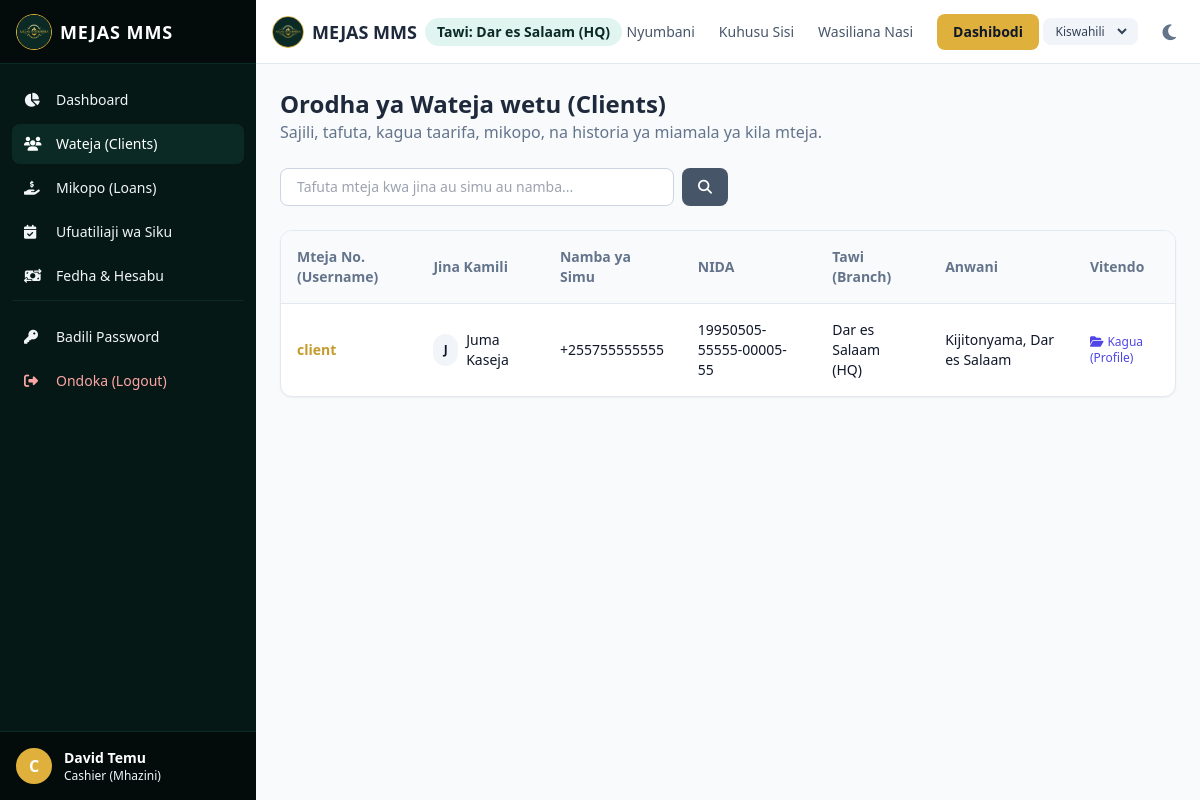
The app's page /sw/clients/ (signed in) with its own data.
### mms_app/models.py (models this page shows, shortened)
class User(AbstractUser):
    class Role(models.TextChoices):
        CEO = "CEO", _("CEO / Admin")
        ADMIN = "ADMIN", _("Administrator")
        MANAGER = "MANAGER", _("Manager")
        CASHIER = "CASHIER", _("Cashier (Mhazini)")
        OFFICER = "OFFICER", _("Loan Officer")
        CLIENT = "CLIENT", _("Mteja (Client)")
    role = models.CharField(
        _("User Role"),
        max_length=20,
        choices=Role.choices,
        default=Role.CLIENT,
    )
    branch = models.ForeignKey(
        Branch,
        on_delete=models.SET_NULL,
        null=True,
        blank=True,
        related_name="users",
        verbose_name=_("Branch"),
    )
    phone = models.CharField(_("Phone Number"), max_length=20, blank=True, null=True)
    nida = models.CharField(_("NIDA ID Number"), max_length=20, blank=True, null=True)
    photo = models.ImageField(_("Photo"), upload_to="user_photos/", blank=True, null=True)
    class Meta:
        verbose_name = _("User")
        verbose_name_plural = _("Users")

class Branch(models.Model):
    name = models.CharField(_("Branch Name"), max_length=100)
    location = models.CharField(_("Location"), max_length=150, blank=True, null=True)
    created_at = models.DateTimeField(auto_now_add=True)
    class Meta:
        verbose_name = _("Branch")
        verbose_name_plural = _("Branches")

class ClientProfile(models.Model):
    user = models.OneToOneField(
        User,
        on_delete=models.CASCADE,
        related_name="client_profile",
        verbose_name=_("Client User"),
    )
    address = models.CharField(_("Address / Anwani"), max_length=255)
    guarantor_name = models.CharField(_("Guarantor Full Name"), max_length=150)
    guarantor_phone = models.CharField(_("Guarantor Phone Number"), max_length=20)
    guarantor_nida = models.CharField(_("Guarantor NIDA ID"), max_length=20, blank=True, null=True)
    guarantor_address = models.CharField(_("Guarantor Address"), max_length=255, blank=True, null=True)
    guarantor_relationship = models.CharField(_("Relationship to Client"), max_length=100, blank=True, null=True)
    created_at = models.DateTimeField(auto_now_add=True)
    class Meta:
        verbose_name = _("Client Profile")
        verbose_name_plural = _("Client Profiles")

### mms_app/views.py (the view, shortened to what this page needs)
# urls.py: path("clients/", views.client_list_view, name="client_list"),
@login_required
def client_list_view(request):
    if request.user.role not in [User.Role.CEO, User.Role.ADMIN, User.Role.MANAGER, User.Role.OFFICER, User.Role.CASHIER]:
        raise Http404(_("Ruhusa imekataliwa."))
    search_query = request.GET.get("q", "")
    clients = User.objects.filter(role=User.Role.CLIENT)
    return render(request, "clients/client_list.html", {
        "clients": clients,
        "search_query": search_query
    })

### templates/clients/client_list.html (shortened to what this page needs)
{% extends 'base.html' %}
{% load i18n %}
{% block content %}
<div class="space-y-6">
    <div class="flex flex-col md:flex-row md:items-center md:justify-between gap-4">
        <div>
            <h2 class="text-2xl font-bold text-slate-800 dark:text-white">{% translate "Orodha ya Wateja wetu (Clients)" %}</h2>
            <p class="text-slate-500">{% translate "Sajili, tafuta, kagua taarifa, mikopo, na historia ya miamala ya kila mteja." %}</p>
        </div>
    </div>
    <form method="get" class="flex gap-2 max-w-md">
        <input type="text" name="q" placeholder="{% translate 'Tafuta mteja kwa jina au simu au namba...' %}" value="{{ search_query }}" class="flex-1 px-4 py-2 border rounded-lg bg-white dark:bg-slate-800 border-slate-300 dark:border-slate-700 text-slate-800 dark:text-white focus:outline-none focus:ring-2 focus:ring-brand-500 text-sm">
        <button type="submit" class="px-4 py-2 bg-slate-600 hover:bg-slate-700 text-white font-semibold rounded-lg text-sm transition">
            <i class="fa-solid fa-magnifying-glass"></i>
        </button>
    </form>
    <div class="bg-white dark:bg-slate-800 rounded-xl shadow-sm border border-slate-200 dark:border-slate-700 overflow-hidden">
        <div class="overflow-x-auto">
            <table class="w-full text-left text-sm border-collapse">
                <thead>
                    <tr class="bg-slate-50 dark:bg-slate-900 border-b border-slate-200 dark:border-slate-700 text-slate-500 font-bold">
                        <th class="p-4">{% translate "Mteja No. (Username)" %}</th>
                        <th class="p-4">{% translate "Jina Kamili" %}</th>
                        <th class="p-4">{% translate "Namba ya Simu" %}</th>
                        <th class="p-4">{% translate "NIDA" %}</th>
                        <th class="p-4">{% translate "Tawi (Branch)" %}</th>
                        <th class="p-4">{% translate "Anwani" %}</th>
                        <th class="p-4">{% translate "Vitendo" %}</th>
                    </tr>
                </thead>
                <tbody class="divide-y divide-slate-100 dark:divide-slate-800">
                    {% for c in clients %}
                    <tr class="hover:bg-slate-50 dark:hover:bg-slate-850 transition">
                        <td class="p-4 font-semibold text-brand-600">{{ c.username }}</td>
                        <td class="p-4">
                            <div class="flex items-center gap-2">
                                {% if c.photo %}
                                <img src="{{ c.photo.url }}" class="h-8 w-8 rounded-full object-cover border">
                                {% else %}
                                <div class="h-8 w-8 rounded-full bg-slate-100 dark:bg-slate-700 flex items-center justify-center font-bold text-xs">
                                    {{ c.first_name|slice:":1" }}
                                </div>
                                {% endif %}
                                <span class="font-medium text-slate-900 dark:text-white">{{ c.get_full_name }}</span>
                            </div>
                        </td>
                        <td class="p-4">{{ c.phone|default:"-" }}</td>
                        <td class="p-4">{{ c.nida|default:"-" }}</td>
                        <td class="p-4">{{ c.branch.name|default:"-" }}</td>
                        <td class="p-4">{{ c.client_profile.address|default:"-" }}</td>
                        <td class="p-4">
                            <div class="flex items-center gap-2">
                                <a href="{% url 'client_detail' c.pk %}" class="text-xs text-indigo-600 hover:underline">
                                    <i class="fa-solid fa-folder-open mr-1"></i>{% translate "Kagua (Profile)" %}
                                </a>
                            </div>
                        </td>
                    </tr>
                    {% empty %}
                    <tr>
                        <td colspan="7" class="p-8 text-center text-slate-400">{% translate "Hakuna wateja waliopatikana bado." %}</td>
                    </tr>
                    {% endfor %}
                </tbody>
            </table>
        </div>
    </div>
</div>
{% endblock %}

### templates/base.html (shortened to what this page needs)
{% load i18n static %}
<!DOCTYPE html>
<html lang="{{ LANGUAGE_CODE }}" class="h-full">
<head>
    <script src="https://cdn.tailwindcss.com"></script>
    <link rel="stylesheet" href="https://cdnjs.cloudflare.com/ajax/libs/font-awesome/6.4.0/css/all.min.css">
</head>
<body class="h-full bg-slate-50 text-slate-900 dark:bg-slate-900 dark:text-slate-100 transition-colors duration-200 flex flex-col">
    <div class="flex h-screen overflow-hidden">
        {% if user.is_authenticated %}
        <aside id="sidebar" class="no-print hidden md:flex flex-col w-64 bg-brand-900 text-slate-100 dark:bg-slate-950 flex-shrink-0 z-20">
            <div class="h-16 flex items-center justify-between px-4 bg-brand-950 border-b border-brand-800 dark:border-slate-800">
                <a href="{% url 'dashboard' %}" class="flex items-center gap-2">
                    <img src="{% static 'logo.png' %}" class="h-9 w-9 rounded-full object-cover border border-brand-500" alt="logo">
                    <span class="font-bold text-lg tracking-wider text-white">MEJAS MMS</span>
                </a>
            </div>
            <nav class="flex-1 px-3 py-4 space-y-1 overflow-y-auto">
                <a href="{% url 'dashboard' %}" class="flex items-center gap-3 px-3 py-2.5 rounded-lg text-sm font-medium hover:bg-brand-800 transition-colors ">
                    <i class="fa-solid fa-chart-pie w-5"></i>
                    <span>{% translate "Dashboard" %}</span>
                </a>
                {% if user.role != 'CLIENT' %}
                <a href="{% url 'client_list' %}" class="flex items-center gap-3 px-3 py-2.5 rounded-lg text-sm font-medium hover:bg-brand-800 transition-colors {% if 'client' in request.resolver_match.url_name %}bg-brand-800 text-white{% endif %}">
                    <i class="fa-solid fa-users w-5"></i>
                    <span>{% translate "Wateja (Clients)" %}</span>
                </a>
                {% endif %}
                <a href="{% url 'loan_list' %}" class="flex items-center gap-3 px-3 py-2.5 rounded-lg text-sm font-medium hover:bg-brand-800 transition-colors ">
                    <i class="fa-solid fa-hand-holding-dollar w-5"></i>
                    <span>{% translate "Mikopo (Loans)" %}</span>
                </a>
                {% if user.role != 'CLIENT' %}
                <a href="{% url 'daily_repayment_tracking' %}" class="flex items-center gap-3 px-3 py-2.5 rounded-lg text-sm font-medium hover:bg-brand-800 transition-colors ">
                    <i class="fa-solid fa-calendar-check w-5"></i>
                    <span>{% translate "Ufuatiliaji wa Siku" %}</span>
                </a>
                {% endif %}
                {% if user.role in 'CEO,MANAGER,CASHIER' %}
                <a href="{% url 'cash_flow_list' %}" class="flex items-center gap-3 px-3 py-2.5 rounded-lg text-sm font-medium hover:bg-brand-800 transition-colors ">
                    <i class="fa-solid fa-money-bill-transfer w-5"></i>
                    <span>{% translate "Fedha & Hesabu" %}</span>
                </a>
                {% endif %}
                <div class="pt-4 mt-4 border-t border-brand-800 dark:border-slate-800">
                    <a href="{% url 'password_change' %}" class="flex items-center gap-3 px-3 py-2.5 rounded-lg text-sm font-medium hover:bg-brand-800 transition-colors ">
                        <i class="fa-solid fa-key w-5"></i>
                        <span>{% translate "Badili Password" %}</span>
                    </a>
                    <a href="{% url 'logout' %}" class="flex items-center gap-3 px-3 py-2.5 rounded-lg text-sm font-medium text-red-300 hover:bg-red-950 transition-colors mt-1">
                        <i class="fa-solid fa-right-from-bracket w-5"></i>
                        <span>{% translate "Ondoka (Logout)" %}</span>
                    </a>
                </div>
            </nav>
            <div class="p-4 bg-brand-950 border-t border-brand-800 dark:border-slate-800 flex items-center gap-3">
                {% if user.photo %}
                    <img src="{{ user.photo.url }}" class="h-9 w-9 rounded-full object-cover border border-brand-500" alt="avatar">
                {% else %}
                    <div class="h-9 w-9 rounded-full bg-brand-500 flex items-center justify-center text-white font-bold">
                        {{ user.username|slice:":1"|upper }}
                    </div>
                {% endif %}
                <div class="truncate">
                    <p class="text-sm font-semibold text-white truncate">{{ user.get_full_name|default:user.username }}</p>
                    <p class="text-xs text-brand-300 truncate">{{ user.get_role_display }}</p>
                </div>
            </div>
        </aside>
        {% endif %}
        <div class="flex-1 flex flex-col overflow-hidden min-w-0">
            <header class="no-print h-16 bg-white dark:bg-slate-900 border-b border-slate-200 dark:border-slate-800 flex items-center justify-between px-4 z-10 flex-shrink-0">
                <div class="flex items-center gap-3">
                    <div class="flex items-center gap-2">
                        <a href="/" class="flex items-center gap-2">
                            <img src="{% static 'logo.png' %}" class="h-8 w-8 rounded-full object-cover border border-brand-500" alt="logo">
                            <h1 class="text-lg font-bold text-slate-800 dark:text-white">MEJAS MMS</h1>
                        </a>
                        {% if user.is_authenticated %}
                        <span class="hidden md:inline-block text-sm font-semibold bg-brand-100 text-brand-800 dark:bg-slate-800 dark:text-brand-200 px-3 py-1 rounded-full">
                            {% if user.branch %}Tawi: {{ user.branch.name }}{% else %}HQ / Makao Makuu{% endif %}
                        </span>
                        {% endif %}
                    </div>
                </div>
                <div class="hidden md:flex items-center gap-6 text-sm font-medium">
                    <a href="{% url 'home' %}" class="text-slate-600 hover:text-brand-500 dark:text-slate-300 dark:hover:text-brand-500 transition-colors">{% translate "Nyumbani" %}</a>
                    <a href="{% url 'about' %}" class="text-slate-600 hover:text-brand-500 dark:text-slate-300 dark:hover:text-brand-500 transition-colors">{% translate "Kuhusu Sisi" %}</a>
                    <a href="{% url 'contact' %}" class="text-slate-600 hover:text-brand-500 dark:text-slate-300 dark:hover:text-brand-500 transition-colors">{% translate "Wasiliana Nasi" %}</a>
                    {% if user.is_authenticated %}
                        <a href="{% url 'dashboard' %}" class="bg-brand-500 hover:bg-brand-600 text-slate-900 px-4 py-2 rounded-lg transition-colors font-semibold">{% translate "Dashibodi" %}</a>
                    {% else %}
                        <a href="{% url 'login' %}" class="bg-brand-500 hover:bg-brand-600 text-slate-900 px-4 py-2 rounded-lg transition-colors font-semibold">{% translate "Ingia" %}</a>
                    {% endif %}
                </div>
                <div class="flex items-center gap-4">
                    <form action="/i18n/setlang/" method="post" class="inline-flex items-center bg-slate-100 dark:bg-slate-800 rounded-lg px-2 py-1 text-xs">
                        <select name="language" onchange="this.form.submit()" class="bg-transparent text-slate-700 dark:text-slate-200 border-none outline-none focus:ring-0 font-medium">
                            {% get_current_language as CURRENT_LANG %}
                            {% get_available_languages as ALL_LANGS %}
                            {% for lang in ALL_LANGS %}
                                <option value="{{ lang.0 }}" {% if lang.0 == CURRENT_LANG %}selected{% endif %}>
                                    {{ lang.1 }}
                                </option>
                            {% endfor %}
                        </select>
                    </form>
                    <button id="theme-toggle" type="button" class="text-slate-500 dark:text-slate-400 hover:bg-slate-100 dark:hover:bg-slate-800 focus:outline-none focus:ring-4 focus:ring-slate-200 dark:focus:ring-slate-700 rounded-lg text-sm p-2">
                        <i id="theme-toggle-dark-icon" class="hidden fa-solid fa-moon text-lg"></i>
                    </button>
                </div>
            </header>
            <main class="flex-1 overflow-y-auto p-4 md:p-6 bg-slate-50 dark:bg-slate-900 print-full">
                {% block content %}{% endblock %}
            </main>
        </div>
    </div>
</body>
</html>

### records on screen
User: username "C", get_full_name "David Temu", role "Cashier (Mhazini)", branch.name "Dar es Salaam (HQ)"
User: username "client", first_name "J", get_full_name "Juma Kaseja", phone "+255755555555", nida "19950505-55555-00005-55", branch.name "Dar es Salaam (HQ)", client_profile.address "Kijitonyama, Dar es Salaam"

### other values on screen
form field language "Kiswahili"
